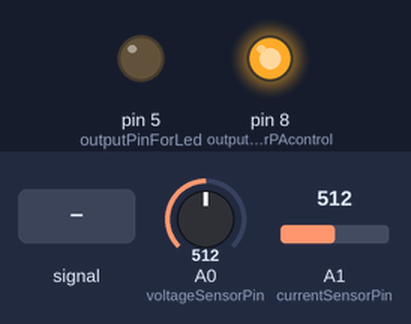
A program run on a simulated Arduino Uno, built with avr-gcc and run on an emulated ATmega328P. Shown: output pins drawn as LEDs (lit = HIGH). The test bench sets the inputs (shaded band); at power-on: A0 (voltageSensorPin) = 512, A1 (currentSensorPin) = 512. Pins used as bus, display or sensor lines are not drawn; what the program prints to the serial monitor is not drawn.

Above: at 1.2 s.
1.3 s: A0 (voltageSensorPin) fed a 2 Hz sine of ±306 counts around its level
4.3 s: A0 (voltageSensorPin) set to 716
Timing chart, 0 to 7.3 s (numbered marks = the images above; inputs shaded):
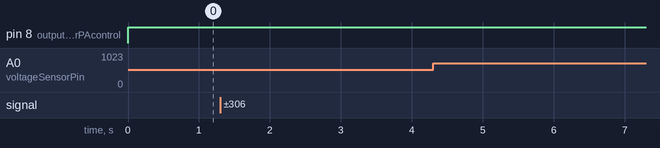

The program:

main.cpp
```cpp
// This is a cut-down version of my stand-alone sketch for diverting suplus
// PV power to a dump load using a triac.  The original version, which includes
// more explanation and 'debug' code to support off-line working, may be found at
// http://openenergymonitor.org/emon/node/841
//
// Further modified to use phase-angle control of the triac rather than
// burst mode
//
//                  Robin Emley (calypso_rae on Open Energy Monitor Forum)
//                  October 2012

/*
Circuit for monitoring pulses from a supply meter using checkLedStatus():

                  ----------------> +5V
                  |
                  /
                  \ 8K2
                  /
                  |
             ---------------------> dig 2
             |       |
        -->  /       |
        -->  \       _
        LDR  /       -  0.01uF
             |       |
             ----------------------> GND
*/

#include "Arduino.h"

#define POSITIVE 1
#define NEGATIVE 0
#define ON 0  // for use with trigger device (active low)
#define OFF 1
//#define ON 1  // for use with LED( active high)
//#define OFF 0

byte outputPinForLed = 5;
byte outputPinForTrigger = 9;
byte outputPinForPAcontrol = 8;
byte voltageSensorPin = 0;
byte currentSensorPin = 1;
byte ledDetectorPin = 2;  // digital
byte ledRepeaterPin = 10;  // digital

float safetyMargin_watts = 0;  // <<<------ increase for more export
long cycleCount = 0;
int samplesDuringThisMainsCycle = 0;
byte nextStateOfTriac;
float cyclesPerSecond = 50; // use float to ensure accurate maths

long noOfSamplePairs = 0;
byte polarityNow;

boolean triggerNeedsToBeArmed = false;
boolean beyondStartUpPhase = false;

float energyInBucket = 0; // mimics the operation of a meter at the grid connection point.
//float energyInBucket_4trial = 0; // as entered by used for p-a control trials

int capacityOfEnergyBucket = 3600; // 0.001 kWh = 3600 Joules
int sampleV,sampleI;   // voltage & current samples are integers in the ADC's input range 0 - 1023
int lastSampleV;     // stored value from the previous loop (HP filter is for voltage samples only)
float lastFilteredV,filteredV;  //  voltage values after HP-filtering to remove the DC offset

float prevDCoffset;          // <<--- for LPF
float DCoffset;              // <<--- for LPF
float cumVdeltasThisCycle;   // <<--- for LPF
float sampleVminusDC;         // <<--- for LPF
float sampleIminusDC;         // <<--- used with LPF
float lastSampleVminusDC;     // <<--- used with LPF
float sumP;   //  cumulative sum of power calculations within each mains cycle
float PHASECAL;
float POWERCAL;  // To convert the product of raw V & I samples into Joules.
float VOLTAGECAL; // To convert raw voltage samples into volts.  Used for determining when
                  // the trigger device can be safely armed

// items for LED monitoring
byte ledState, prevLedState;
boolean ledRecentlyOnFlag = false;
unsigned long ledOnAt;
float energyInBucket_4led = 0;
float energyLevelAtLastLedPulse;

// items for phase-angle control of triac
boolean firstLoopOfHalfCycle;
boolean phaseAngleTriggerActivated;
unsigned long timeAtStartOfHalfCycleInMicros;
unsigned long firingDelayInMicros;


void setup()
{
  // Serial.begin(230400);
  Serial.begin(500000);
  Serial.setTimeout(20); // for rapid input of data (default is 1000ms)

  pinMode(outputPinForTrigger, OUTPUT);
  pinMode(outputPinForPAcontrol, OUTPUT);
  pinMode(outputPinForLed, OUTPUT);

  POWERCAL = 0.042; // Units are Joules per ADC-level squared.  Used for converting the product of
                    // voltage and current samples into Joules.
                    //    To determine this value, note the rate that the energy bucket's
                    // level increases when a known load is being measured at a convenient
                    // test location (e.g  using a mains extention with the outer cover removed so that
                    // the current-clamp can fit around just one core.  Adjust POWERCAL so that
                    // 'measured value' = 'expected value' for various loads.  The value of
                    // POWERCAL is not critical as any absolute error will cancel out when
                    // import and export flows are balanced.

  VOLTAGECAL = (float)679 / 471; // Units are Volts per ADC-level.
                        // This value is used to determine when the voltage level is suitable for
                        // arming the external trigger device.  To set this value, note the min and max
                        // numbers that are seen when measuring 240Vac via the voltage sensor, which
                        // is 678.8V p-t-p.  The range on my setup is 471 meaning that I'm under-reading
                        // voltage by 471/679.  VOLTAGECAL therefore need to be the inverse of this, i.e.
                        // 679/471 or 1.44

  PHASECAL = 1.0;  // the default or 'do nothing' value
}


void loop() // each loop is for one pair of V & I measurements
{
  noOfSamplePairs++;              // for stats only
  samplesDuringThisMainsCycle++;  // for power calculation at the start of each mains cycle

  // store values from previous loop
  lastSampleV=sampleV;            // for digital high-pass filter
  lastFilteredV = filteredV;      // for HPF, used to identify the start of each mains cycle
  lastSampleVminusDC = sampleVminusDC;  // for phasecal calculation

// Get the next pair of raw samples.  Because the CT generally adds more phase-advance
// than the voltage sensor, it makes sense to sample current before voltage
  sampleI = analogRead(currentSensorPin);
  sampleV = analogRead(voltageSensorPin);

  // remove the DC offset from these samples as determined by a low-pass filter
  sampleVminusDC = sampleV - DCoffset;
  sampleIminusDC = sampleI - DCoffset;

  // a high-pass filter is used just for determining the start of each mains cycle
  filteredV = 0.996*(lastFilteredV+sampleV-lastSampleV);

  // Establish the polarities of the latest and previous filtered voltage samples
  byte polarityOfLastReading = polarityNow;
  if(filteredV >= 0)
    polarityNow = POSITIVE;
  else
    polarityNow = NEGATIVE;


  if (polarityNow == POSITIVE)
  {
    if (polarityOfLastReading != POSITIVE)
    {
      // This is the start of a new mains cycle (just after the +ve going z-c point)
      cycleCount++; // for stats only
      firstLoopOfHalfCycle = true;

//      checkLedStatus(); // a really useful function, but can be commented out if not required

      // update the Low Pass Filter for DC-offset removal
      prevDCoffset = DCoffset;
      DCoffset = prevDCoffset + (0.01 * cumVdeltasThisCycle);

      //  Calculate the real power of all instantaneous measurements taken during the
      //  previous mains cycle, and determine the gain (or loss) in energy.
      float realPower = POWERCAL * sumP / (float)samplesDuringThisMainsCycle;
      float realEnergy = realPower / cyclesPerSecond;


      //----------------------------------------------------------------
      // WARNING - Serial statements can interfere with time-critical code, but
      //           they can be really useful for calibration trials!
      // ----------------------------------------------------------------

      if((cycleCount % 100) == 5) // display once per second
      {
//        Serial.print("energy in bucket = "); Serial.println();
//        Serial.println(energyInBucket_4led); // has no upper or lower limits
//        energyInBucket_4led = 0; // for calibration purposes only

//        Serial.print("energyInBucket = ");
//        Serial.println(energyInBucket);
//        Serial.print(", firingDelay = ");
        Serial.print(firingDelayInMicros); Serial.println();
//        Serial.print(", samples = ");
//        Serial.println(samplesDuringThisMainsCycle);

      }

      if (beyondStartUpPhase == true)
      {
        // Providing that the DC-blocking filters have had sufficient time to settle,
        // add this power contribution to the energy bucket
        energyInBucket += realEnergy;
        energyInBucket_4led += realEnergy;

        // Reduce the level in the energy bucket by the specified safety margin.
        // This allows the system to be positively biassed towards export or import
        energyInBucket -= safetyMargin_watts / cyclesPerSecond;

        // Apply max and min limits to bucket's level
        if (energyInBucket > capacityOfEnergyBucket)
          energyInBucket = capacityOfEnergyBucket;
        if (energyInBucket < 0)
          energyInBucket = 0;
      }
      else
      {
        // wait until the DC-blocking filters have had time to settle
        if(cycleCount > 100) // 100 mains cycles is 2 seconds
          beyondStartUpPhase = true;
      }

//      checkForUserInput(); // user can change the energy bucket's level
//      energyInBucket = energyInBucket_4trial; // over-ride the measured value

      triggerNeedsToBeArmed = true;   // the trigger is armed every mains cycle

      // ********************************************************
      // start of section to support phase-angle control of triac
      // determines the correct firing delay for a direct-acting trigger

      // never fire if energy level is below lower threshold (zero power)
      if (energyInBucket <= 1300) { firingDelayInMicros = 99999;}
      else
      // fire immediately if energy level is above upper threshold (full power)
      if (energyInBucket >= 2300) { firingDelayInMicros = 0;}
      else
      // determine the appropriate firing point for the bucket's level
      // by using either of the following algorithms
      {
        // simple algorithm (with non-linear power response across the energy range)
//        firingDelayInMicros = 10 * (2300 - energyInBucket);

        // complex algorithm which reflects the non-linear nature of phase-angle control.
        firingDelayInMicros = (asin((-1 * (energyInBucket - 1800) / 500)) + (PI/2)) * (10000/PI);

        // Suppress firing at low energy levels to avoid complications with
        // logic near the end of each half-cycle of the mains.
        // This cut-off affects approximately the bottom 5% of the energy range.
        if (firingDelayInMicros > 8500) { firingDelayInMicros = 99999;} // never fire
      }

      // end of section to support phase-angle control of triac
      //*******************************************************

      // clear the per-cycle accumulators for use in this new mains cycle.
      sumP = 0;
      samplesDuringThisMainsCycle = 0;
      cumVdeltasThisCycle = 0;
    } // end of processing that is specific to the first +ve Vsample in each new mains cycle

    // still processing POSITIVE Vsamples ...
    // this next block is for burst mode control of the triac, the output
    // pin for its trigger being on digital pin 9
    //
    if (triggerNeedsToBeArmed == true)
    {
      // check to see whether the trigger device can now be reliably armed
      if((sampleVminusDC * VOLTAGECAL) > 50) // 20V min for Motorola trigger
      {
        // It's now safe to arm the trigger.  So ...

        // first check the level in the energy bucket to determine whether the
        // triac should be fired or not at the next opportunity
        //
        if (energyInBucket > (capacityOfEnergyBucket / 2))
        {
          nextStateOfTriac = ON;  // the external trigger device is active low
          digitalWrite(outputPinForLed, 1);  // active high
        }
        else
        {
          nextStateOfTriac = OFF;
          digitalWrite(outputPinForLed, 0);
        }

        // then set the Arduino's output pin accordingly,
        digitalWrite(outputPinForTrigger, nextStateOfTriac);

        // and clear the flag.
        triggerNeedsToBeArmed = false;

      }
    }
  }  // end of processing that is specific to positive Vsamples

  else
  {
    if (polarityOfLastReading != NEGATIVE)
      {
        firstLoopOfHalfCycle = true;
      }
  } // end of processing that is specific to positive Vsamples


  // Processing for ALL Vsamples, both positive and negative
  //------------------------------------------------------------

  // ********************************************************
  // start of section to support phase-angle control of triac
  // controls the signal for firing the direct-acting trigger.

  unsigned long timeNowInMicros = micros(); // occurs every loop, for consistent timing

  if (firstLoopOfHalfCycle == true)
  {
    timeAtStartOfHalfCycleInMicros = timeNowInMicros;
    firstLoopOfHalfCycle = false;
    phaseAngleTriggerActivated = false;
    // Unless dumping full power, release the trigger on the first loop in each
    // half cycle.  Ensures that trigger can't get stuck 'on'.
    if (firingDelayInMicros > 100) {
      digitalWrite(outputPinForPAcontrol, OFF);}
  }

  if (phaseAngleTriggerActivated == true)
  {
    // Unless dumping full power, release the trigger on all loops in this
    // half cycle after the one during which the trigger was set.
    if (firingDelayInMicros > 100) {
      digitalWrite(outputPinForPAcontrol, OFF);}
  }
  else
  {
    if (timeNowInMicros >= (timeAtStartOfHalfCycleInMicros + firingDelayInMicros))
    {
      digitalWrite(outputPinForPAcontrol, ON);
      phaseAngleTriggerActivated = true;
    }
  }
  // end of section to support phase-angle control of triac
  //*******************************************************


  // Apply phase-shift to the voltage waveform to ensure that the system measures a
  // resistive load with a power factor of unity.
  float  phaseShiftedVminusDC =
                lastSampleVminusDC + PHASECAL * (sampleVminusDC - lastSampleVminusDC);
  float instP = phaseShiftedVminusDC * sampleIminusDC; //  power contribution for this pair of V&I samples
  sumP +=instP;     // cumulative power contributions for this mains cycle

  cumVdeltasThisCycle += (sampleV - DCoffset); // for use with LP filter
} // end of loop()


// helper function, to process LED events:
// can be conveniently called every 20ms, at the start of each mains cycle
void checkLedStatus()
{
#ifdef DEBUG
  ledState = OFF;
#else
  ledState = digitalRead (ledDetectorPin);
#endif

  if (ledState != prevLedState)
  {
    // led has changed state
    if (ledState == ON)
    {
      // led has just gone on
      ledOnAt = millis();
      ledRecentlyOnFlag = true;
    }
    else
    {
      // led has just gone off
      if (ledRecentlyOnFlag == true)
      {
        ledRecentlyOnFlag = false;
        Serial.print ("** LED PULSE ** "); // this is a chargeable event
      }
      else
      {
        Serial.print ("** LED OFF ** "); // 'no longer exporting' is also a chargeable event
      }
      Serial.println(millis()/1000);

//      Serial.print (",  energy change = ");
//      Serial.println((long)(energyInBucket_4led - energyLevelAtLastLedPulse)); // imported energy is -ve
//      Serial.print (" J, energyInBucket_4led = ");
//      Serial.println ((long)energyInBucket_4led);
//      energyLevelAtLastLedPulse = energyInBucket_4led; // also applicable to LED OFF events

    }
  }
  else
  {
    // the LED state has not changed
    if (ledState == ON)
    {
      if (ledRecentlyOnFlag == true)
      {
        // check to see if the known duration of a pulse has been exceeded
        unsigned long timeNow = millis();
        if ((timeNow - ledOnAt) > 50)
        {
          Serial.print ("** LED ON **");  // 'exporting' is a non-chargeable state
          Serial.print (",  energy in bucket = ");
          Serial.println((long)(energyInBucket_4led));
          ledRecentlyOnFlag = false;
        }
      }
    }
  }

  prevLedState = ledState;
}

void checkForUserInput()
{
  if (Serial.available() )
  {
    char inbuf[8] = {0,0,0,0,0,0,0,0};
    Serial.readBytesUntil('\n', inbuf, 8);
    float value = atof(inbuf);
    if ((value == 0) && (inbuf[0] != '0'))
    {
      // invalid input
    }
    else
    {
//      energyInBucket_4trial = value;
      energyInBucket = value; // override the measured value
    }
  }
}
```
